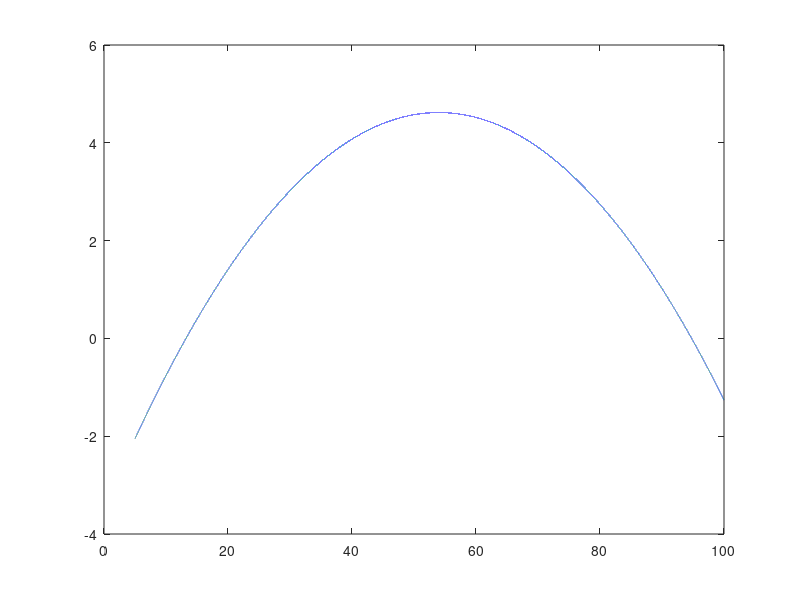

MATLAB code for this plot:
% Givna konstanter
r = 0.3;
K = 108;
R_m = 0.7;
alpha = 5.7;
Z = 5;

f = @(P) r.*P.*(1 - P./K) - R_m.*Z.*(P.^2)/(alpha.^2 + P.^2); 
dfdp = @(P) r .* (1 - 2.*P./K) - (2 .* R_m .* Z .* alpha.^2 .* P) ./ (alpha.^2 + P.^2).^2;
x = linspace(5, 100, 100000);
plot(x, f(x));

start_guess = 10;
tol = 1e-10;
diff = 1;

curr_iter = start_guess - (f(start_guess)./dfdp(start_guess));
fprintf("startgissning: %d\n", start_guess)
fprintf('%.16f\n',curr_iter)

while diff > tol
    next_iter = curr_iter - (f(curr_iter)./dfdp(curr_iter));
    diff = abs(curr_iter - next_iter);
    fprintf('%.16e\n', next_iter);
    curr_iter = next_iter;
end
